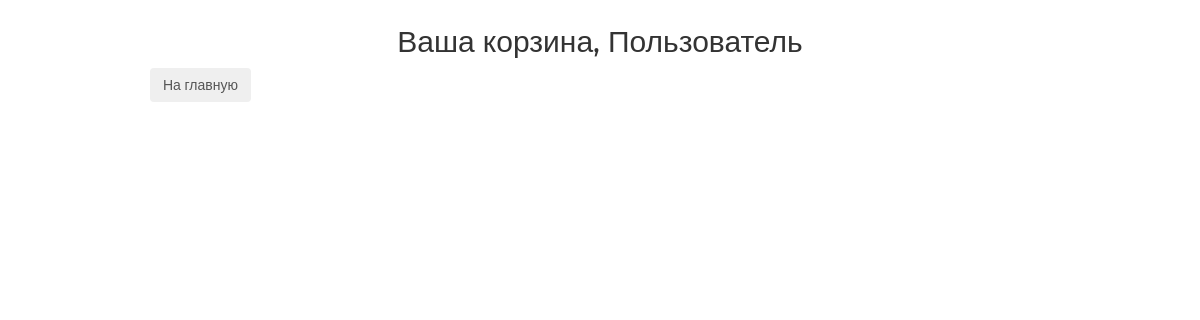
Page /basket/ on the earlier database version.
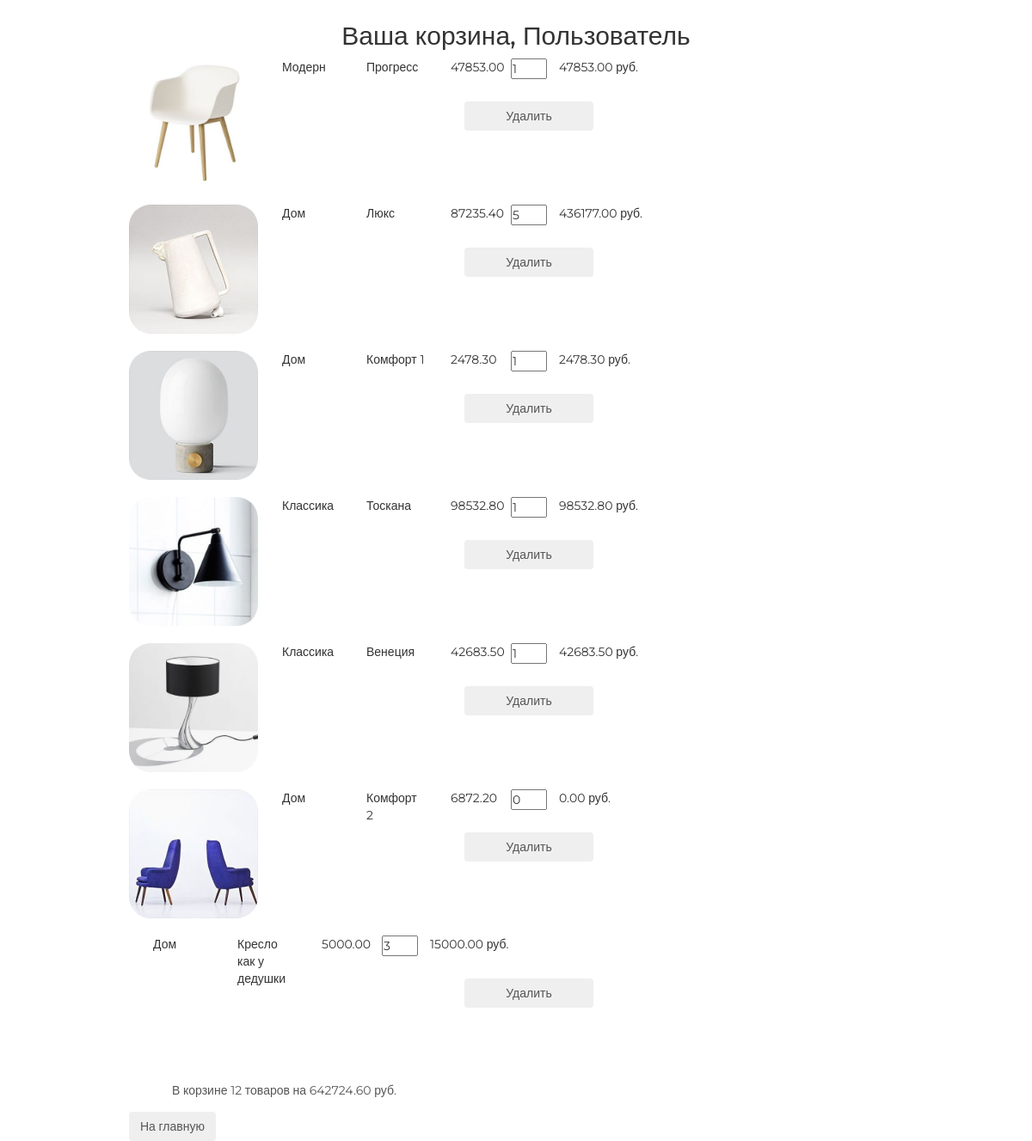
Same page on the later database version.
### basketapp/models.py (models this page shows, shortened)
class Basket(models.Model):
    user = models.ForeignKey(settings.AUTH_USER_MODEL, on_delete=models.CASCADE, related_name='basket')
    product = models.ForeignKey(Product, on_delete=models.CASCADE)
    quantity = models.PositiveSmallIntegerField(verbose_name='Количество', default=0)
    add_datetime = models.DateTimeField(auto_now_add=True, verbose_name='Время')
    @property
    def product_cost(self):
        return self.product.price * self.quantity
    @property
    def total_quantity(self):
        _items = Basket.objects.filter(user=self.user)
        _total_quantity = sum(list(map(lambda x: x.quantity, _items)))
        return _total_quantity
    @property
    def total_cost(self):
        _items = Basket.objects.filter(user=self.user)
        _total_cost = sum(list(map(lambda x: x.product_cost, _items)))
        return _total_cost

### mainapp/models.py (models this page shows, shortened)
class Product(models.Model):
    category = models.ForeignKey(ProductCategory, on_delete=models.CASCADE)
    name = models.CharField(max_length=128, verbose_name='Имя')
    image = models.ImageField(upload_to='products_images', blank=True)
    short = models.CharField(max_length=64, verbose_name='Краткое описание', blank=True)
    description = models.TextField(verbose_name='Описание', blank=True)
    price = models.DecimalField(verbose_name='Цена', max_digits=8, decimal_places=2, default=0)
    quantity = models.PositiveSmallIntegerField(verbose_name='Количество на складе', default=0)
    is_active = models.BooleanField(verbose_name='активность', default=True)

class ProductCategory(models.Model):
    name = models.CharField(max_length=64, unique=True, verbose_name='имя')
    description = models.TextField(verbose_name='Описание', blank=True)
    is_active = models.BooleanField(verbose_name='активность', default=True)

### authapp/models.py (models this page shows, shortened)
class ShopUser(AbstractUser):
    avatar = models.ImageField(upload_to= 'users_avatars', blank=True)
    age = models.PositiveSmallIntegerField(verbose_name='Возраст', default=18)
    activation_key = models.CharField(max_length=128, blank=True)
    activation_key_expires = models.DateTimeField(auto_now_add=True, blank=True, null=True)

### basketapp/views.py (the view)
# urls.py: path('', basketapp.BasketView.as_view(), name='basket'),
class BasketView(ListView):
    model = Basket
    template_name = 'basketapp/basket.html'

### mainapp/context_processors.py (called while the page is built)
def basket(request):
    basket_list = []
    if request.user.is_authenticated:
        basket_list = Basket.objects.filter(user=request.user)
    return {
        'basket': basket_list
    }

### basketapp/templates/basketapp/basket.html
{% extends 'basketapp/base.html' %}
{% block content %}
    <div class="basket_list">
    {% include 'basketapp/includes/inc_basket_list.html' %}
    </div>
    <button class="btn btn-round">
        <a href="{% url 'main' %}">На главную</a>
    </button>
{% endblock %}

### basketapp/templates/basketapp/base.html (shortened to what this page needs)
{% load static %}
<!DOCTYPE html>
<html>
<head>
    {% block css %}
        <link rel="stylesheet" type="text/css" href="{% static 'css/bootstrap.min.css' %}">
        <link rel="stylesheet" type="text/css" href="{% static 'css/style.css' %}">
        <link rel="stylesheet" href="{% static 'fonts/font-awesome/css/font-awesome.css' %}">
    {% endblock %}
</head>
<body>
<div class="basket_container">
    <div class="h2 text-center">
        Ваша корзина,
            {% if user.first_name %}
                {{ user.first_name|title}}
            {% else %}
                Пользователь
            {% endif %}
    </div>
    {% block content %}
    {% endblock %}
</div>
</body>
</html>

### basketapp/templates/basketapp/includes/inc_basket_list.html
{% for item in object_list %}
            <div class="basket_record">
                <img src="/media/{{ item.product.image }}" alt="">
                <span class="category_name">{{ item.product.category.name }}</span>
                <span class="category_name">{{ item.product.name }}</span>
                <span class="category_name">{{ item.product.price }}</span>
                <input type="number" name="{{ item.pk }}" min="0" value="{{item.quantity}}">
                <span class="product_cost">{{ item.product_cost }} руб.</span>
                <button class="btn btn-round">
                    <a href="{% url 'basket:remove' item.pk %}">Удалить</a>
                </button>
            </div>
        {% endfor %}
        {% if object_list  %}
            <div class="basket_summary">
                В корзине {{ object_list.0.total_quantity }} товаров на {{ object_list.0.total_cost }} руб.
            </div>
        {% endif %}

### static/css/style.css (style rules this page uses)
* { margin: 0; padding: 0; }
body { font-family: 'Montserrat', sans-serif; }
html, body { height: 100%; }
.basket_container { margin: 25px auto; width: 900px; }
.basket_list input[type="number"] { width: 3em; position: relative; display: block; float: left; }
.basket_list span.category_name { margin-left: 2em; width: 5em; position: relative; display: block; float: left; }
.basket_list span.product_cost { margin-left: 1em; width: 10em; position: relative; display: block; float: left; }
.basket_list .basket_record { position: relative; display: block; height: 170px; float: none; }
.basket_list .basket_record button { margin-top: 50px; margin-left: 390px; width: 150px; position: absolute; display: block; float: left; }
.basket_list button { margin-left: 45px; width: 150px; display: block; float: left; }
.basket_container button a { text-decoration: none; color: #555; }
.basket_container img { display: block; float: left; width: 150px; border-radius: 25px; }
.basket_container .basket_summary { display: block; margin-left: 50px; margin-bottom: 15px; color: #555; }

Differences in the rows shown:
added Basket: product.image (picture), product.category.name "Модерн", product.name "Прогресс", product.price "47853.00", quantity "1", product_cost "47853.00", user+quantity "12", user+product+quantity "642724.60"
added Basket: product.image (picture), product.category.name "Дом", product.name "Люкс", product.price "87235.40", quantity "5", product_cost "436177.00"
added Basket: product.image (picture), product.category.name "Дом", product.name "Комфорт 1", product.price "2478.30", quantity "1", product_cost "2478.30"
added Basket: product.image (picture), product.category.name "Классика", product.name "Тоскана", product.price "98532.80", quantity "1", product_cost "98532.80"
added Basket: product.image (picture), product.category.name "Классика", product.name "Венеция", product.price "42683.50", quantity "1", product_cost "42683.50"
added Basket: product.image (picture), product.category.name "Дом", product.name "Комфорт 2", product.price "6872.20", quantity "0", product_cost "0.00"
added Basket: product.category.name "Дом", product.name "Кресло как у дедушки", product.price "5000.00", quantity "3", product_cost "15000.00"
Other differences:
text now shown: "В корзине товаров на руб."
